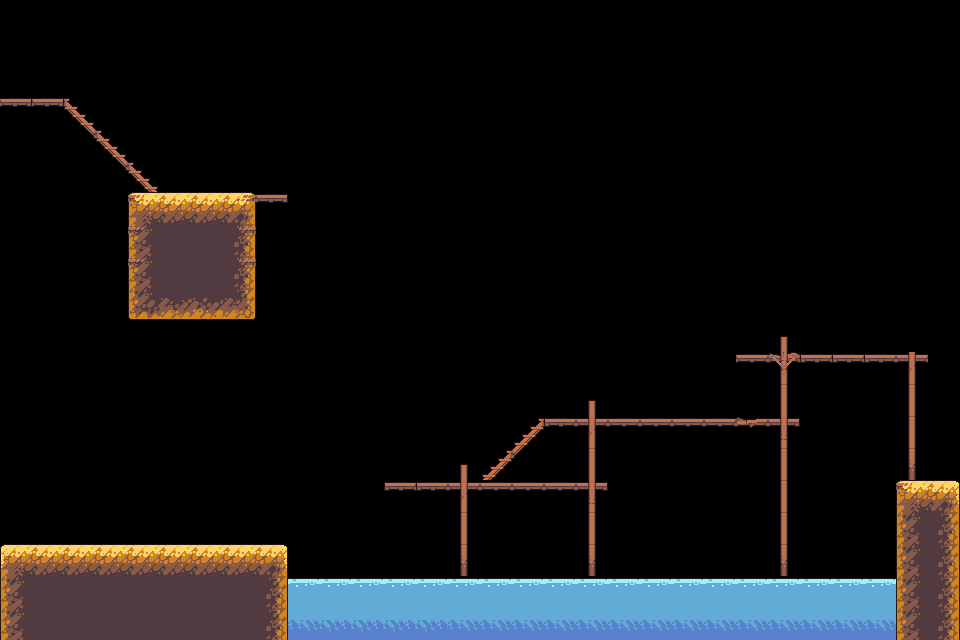

A 2D game scene composited from a Tiled map and its tileset images. What follows is a short description and the map's XML, with every tile layer's data as written:
An orthogonal 30x20 tile map with 32x32 px tiles, 1 tile layer (Tile Layer 1).

<map version="1.10" tiledversion="1.10.2" orientation="orthogonal" renderorder="right-down" width="30" height="20" tilewidth="32" tileheight="32" infinite="0" nextlayerid="2" nextobjectid="1">
 <editorsettings>
  <export target="TestMap.tmx" format="tmx" />
 </editorsettings>
 <tileset firstgid="1" source="Tileset.tsx" />
 <layer id="1" name="Tile Layer 1" width="30" height="20">
  <data encoding="csv">
0,0,0,0,0,0,0,0,0,0,0,0,0,0,0,0,0,0,0,0,0,0,0,0,0,0,0,0,0,0,
0,0,0,0,0,0,0,0,0,0,0,0,0,0,0,0,0,0,0,0,0,0,0,0,0,0,0,0,0,0,
0,0,0,0,0,0,0,0,0,0,0,0,0,0,0,0,0,0,0,0,0,0,0,0,0,0,0,0,0,0,
49,49,112,0,0,0,0,0,0,0,0,0,0,0,0,0,0,0,0,0,0,0,0,0,0,0,0,0,0,0,
0,0,111,112,0,0,0,0,0,0,0,0,0,0,0,0,0,0,0,0,0,0,0,0,0,0,0,0,0,0,
0,0,0,111,112,0,0,0,0,0,0,0,0,0,0,0,0,0,0,0,0,0,0,0,0,0,0,0,0,0,
0,0,0,0,59,57,57,60,49,0,0,0,0,0,0,0,0,0,0,0,0,0,0,0,0,0,0,0,0,0,
0,0,0,0,68,65,65,69,0,0,0,0,0,0,0,0,0,0,0,0,0,0,0,0,0,0,0,0,0,0,
0,0,0,0,68,65,65,69,0,0,0,0,0,0,0,0,0,0,0,0,0,0,0,0,0,0,0,0,0,0,
0,0,0,0,73,74,75,76,0,0,0,0,0,0,0,0,0,0,0,0,0,0,0,0,0,0,0,0,0,0,
0,0,0,0,0,0,0,0,0,0,0,0,0,0,0,0,0,0,0,0,0,0,0,0,39,0,0,0,0,0,
0,0,0,0,0,0,0,0,0,0,0,0,0,0,0,0,0,0,0,0,0,0,0,47,52,46,46,46,48,0,
0,0,0,0,0,0,0,0,0,0,0,0,0,0,0,0,0,0,39,0,0,0,0,0,40,0,0,0,40,0,
0,0,0,0,0,0,0,0,0,0,0,0,0,0,0,0,109,46,48,47,47,47,47,43,50,0,0,0,40,0,
0,0,0,0,0,0,0,0,0,0,0,0,0,0,39,109,110,0,40,0,0,0,0,0,40,0,0,0,37,0,
0,0,0,0,0,0,0,0,0,0,0,0,46,46,48,47,47,47,50,0,0,0,0,0,40,0,0,0,59,58,
0,0,0,0,0,0,0,0,0,0,0,0,0,0,40,0,0,0,40,0,0,0,0,0,40,0,0,0,64,67,
55,56,56,56,56,57,57,57,58,0,0,0,0,0,37,0,0,0,37,0,0,0,0,0,37,0,0,0,64,67,
64,65,65,65,65,65,65,65,67,4,4,4,4,4,4,4,4,4,4,4,4,4,4,4,4,4,4,4,64,67,
64,65,65,65,65,65,65,65,67,13,14,14,14,14,13,13,13,13,13,13,13,13,13,13,13,13,13,13,64,67
</data>
 </layer>
</map>